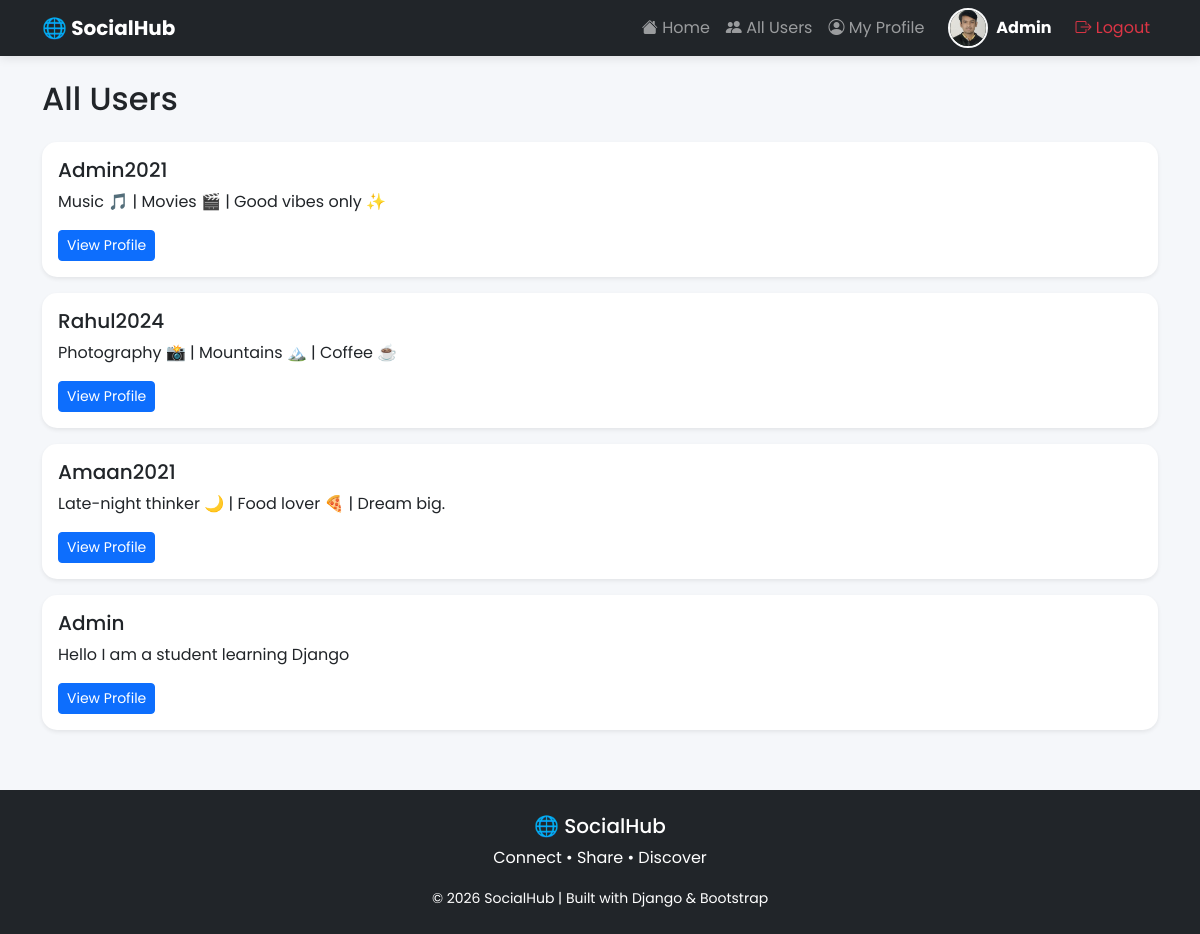
/accounts/users/ (signed in), run on the app's committed database.
### accounts/models.py (models this page shows, shortened)
class Profile(models.Model):
    user = models.OneToOneField(
        User,
        on_delete=models.CASCADE
    )
    bio = models.TextField(blank=True)
    profile_image = models.ImageField(
        upload_to='profile_images/',
        default='default.png'
    )
    followers = models.ManyToManyField(
        User,
        related_name='following',
        blank=True
    )

### accounts/views.py (the view)
# urls.py: path('users/', views.users_list, name='users_list'),
@login_required(login_url='login')
def users_list(request):
    profiles = Profile.objects.all()
    context = {
        'profiles': profiles
    }
    return render(
        request,
        'users_list.html',
        context
    )

### templates/users_list.html
{% extends 'base.html' %}
{% block content %}
<h2 class="mb-4">All Users</h2>
{% for profile in profiles %}
<div class="card shadow-sm mb-3">
    <div class="card-body">
        <h5>{{ profile.user.username }}</h5>
        <p>{{ profile.bio }}</p>
        <a href="{% url 'user_profile' profile.user.username %}"
           class="btn btn-primary btn-sm">
            View Profile
        </a>
    </div>
</div>
{% endfor %}
{% endblock %}

### templates/base.html (shortened to what this page needs)
<!DOCTYPE html>
<html lang="en">
<head>
    <link href="https://cdn.jsdelivr.net/npm/bootstrap@5.3.3/dist/css/bootstrap.min.css" rel="stylesheet">
    <link rel="stylesheet"
          href="https://cdn.jsdelivr.net/npm/bootstrap-icons@1.11.3/font/bootstrap-icons.min.css">
</head>
<body>
<nav class="navbar navbar-expand-lg navbar-dark bg-dark">
<div class="container">
<a class="navbar-brand fw-bold"
href="{% url 'home' %}">
🌐 SocialHub
</a>
<div class="collapse navbar-collapse"
id="navbarNav">
<ul class="navbar-nav ms-auto align-items-center">
{% if request.user.is_authenticated %}
<li class="nav-item">
<a class="nav-link"
href="{% url 'home' %}">
<i class="bi bi-house-fill"></i>
Home
</a>
</li>
<li class="nav-item">
<a class="nav-link"
href="{% url 'users_list' %}">
<i class="bi bi-people-fill"></i>
All Users
</a>
</li>
<li class="nav-item">
<a class="nav-link"
href="{% url 'profile' %}">
<i class="bi bi-person-circle"></i>
My Profile
</a>
</li>
<li class="nav-item d-flex align-items-center ms-3 me-3">
<img src="{{ request.user.profile.profile_image.url }}"
class="rounded-circle border border-2 border-light me-2"
width="40"
height="40"
style="object-fit:cover;">
<span class="text-white fw-bold">
{{ request.user.username }}
</span>
</li>
<li class="nav-item">
<a class="nav-link text-danger"
href="{% url 'logout' %}">
<i class="bi bi-box-arrow-right"></i>
Logout
</a>
</li>
{% endif %}
</ul>
</div>
</div>
</nav>
<div class="container mt-4">
{% block content %}
{% endblock %}
</div>
<footer class="bg-dark text-white">
<div class="container text-center py-4">
<h5>
🌐 SocialHub
</h5>
<p>
Connect • Share • Discover
</p>
<small>
© 2026 SocialHub | Built with Django & Bootstrap
</small>
</div>
</footer>
</body>
</html>

### templates/base.html (style rules this page uses)
body { font-family:'Poppins',sans-serif; background:#f5f7fa; }
.navbar { box-shadow:0 2px 10px rgba(0,0,0,.1); }
.card { border:none; border-radius:15px; transition:.3s; }
footer { margin-top:60px; }

### data on the page
Profile: user.username "Admin2021", bio "Music 🎵 | Movies 🎬 | Good vibes only ✨"
Profile: user.username "Rahul2024", bio "Photography 📸 | Mountains 🏔️ | Coffee ☕"
Profile: user.username "Amaan2021", bio "Late-night thinker 🌙 | Food lover 🍕 | Dream big."
Profile: user.username "Admin", bio "Hello I am a student learning Django"

### other printed values
{{ request.user.username }} "Admin"
